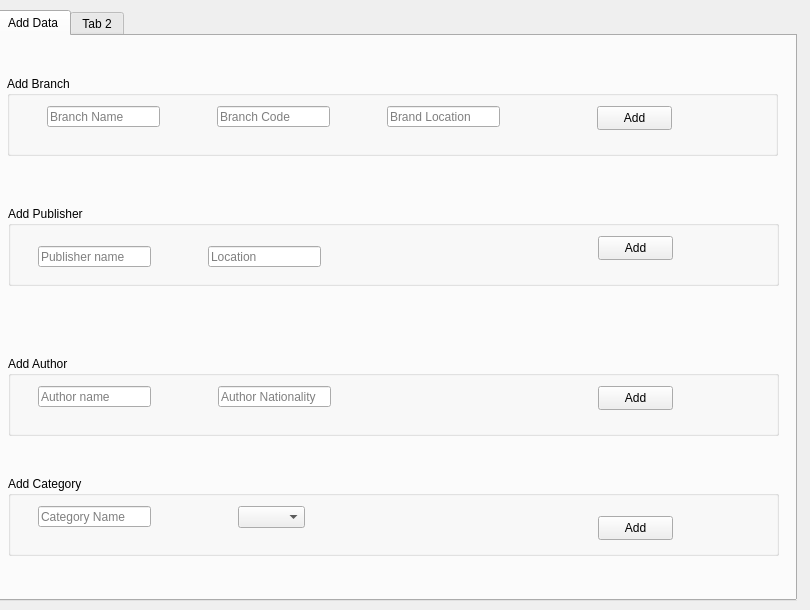
      <widget class="QWidget" name="tab_36">
       <attribute name="title">
        <string>Settings</string>
       </attribute>
       <widget class="QTabWidget" name="tabWidget_10">
        <property name="geometry">
         <rect>
          <x>-4</x>
          <y>10</y>
          <width>801</width>
          <height>591</height>
         </rect>
        </property>
        <property name="currentIndex">
         <number>0</number>
        </property>
        <widget class="QWidget" name="tab_37">
         <attribute name="title">
          <string>Add Data</string>
         </attribute>
         <widget class="QGroupBox" name="groupBox_5">
          <property name="geometry">
           <rect>
            <x>9</x>
            <y>40</y>
            <width>771</width>
            <height>80</height>
           </rect>
          </property>
          <property name="title">
           <string>Add Branch</string>
          </property>
          <widget class="QLineEdit" name="lineEdit_68">
           <property name="geometry">
            <rect>
             <x>40</x>
             <y>30</y>
             <width>113</width>
             <height>21</height>
            </rect>
           </property>
           <property name="placeholderText">
            <string>Branch Name </string>
           </property>
          </widget>
          <widget class="QLineEdit" name="lineEdit_69">
           <property name="geometry">
            <rect>
             <x>210</x>
             <y>30</y>
             <width>113</width>
             <height>21</height>
            </rect>
           </property>
           <property name="placeholderText">
            <string>Branch Code</string>
           </property>
          </widget>
          <widget class="QLineEdit" name="lineEdit_70">
           <property name="geometry">
            <rect>
             <x>380</x>
             <y>30</y>
             <width>113</width>
             <height>21</height>
            </rect>
           </property>
           <property name="placeholderText">
            <string>Brand Location</string>
           </property>
          </widget>
          <widget class="QPushButton" name="pushButton_39">
           <property name="geometry">
            <rect>
             <x>590</x>
             <y>30</y>
             <width>75</width>
             <height>24</height>
            </rect>
           </property>
           <property name="text">
            <string>Add</string>
           </property>
          </widget>
         </widget>
         <widget class="QGroupBox" name="groupBox_6">
          <property name="geometry">
           <rect>
            <x>10</x>
            <y>170</y>
            <width>771</width>
            <height>80</height>
           </rect>
          </property>
          <property name="title">
           <string>Add Publisher</string>
          </property>
          <widget class="QLineEdit" name="lineEdit_71">
           <property name="geometry">
            <rect>
             <x>30</x>
             <y>40</y>
             <width>113</width>
             <height>21</height>
            </rect>
           </property>
           <property name="placeholderText">
            <string>Publisher name</string>
           </property>
          </widget>
          <widget class="QLineEdit" name="lineEdit_72">
           <property name="geometry">
            <rect>
             <x>200</x>
             <y>40</y>
             <width>113</width>
             <height>21</height>
            </rect>
           </property>
           <property name="placeholderText">
            <string>Location</string>
           </property>
          </widget>
          <widget class="QPushButton" name="pushButton_40">
           <property name="geometry">
            <rect>
             <x>590</x>
             <y>30</y>
             <width>75</width>
             <height>24</height>
            </rect>
           </property>
           <property name="text">
            <string>Add</string>
           </property>
          </widget>
         </widget>
         <widget class="QGroupBox" name="groupBox_7">
          <property name="geometry">
           <rect>
            <x>10</x>
            <y>320</y>
            <width>771</width>
            <height>80</height>
           </rect>
          </property>
          <property name="title">
           <string>Add Author</string>
          </property>
          <widget class="QLineEdit" name="lineEdit_73">
           <property name="geometry">
            <rect>
             <x>30</x>
             <y>30</y>
             <width>113</width>
             <height>21</height>
            </rect>
           </property>
           <property name="placeholderText">
            <string>Author name</string>
           </property>
          </widget>
          <widget class="QLineEdit" name="lineEdit_74">
           <property name="geometry">
            <rect>
             <x>210</x>
             <y>30</y>
             <width>113</width>
             <height>21</height>
            </rect>
           </property>
           <property name="placeholderText">
            <string>Author Nationality</string>
           </property>
          </widget>
          <widget class="QPushButton" name="pushButton_41">
           <property name="geometry">
            <rect>
             <x>590</x>
             <y>30</y>
             <width>75</width>
             <height>24</height>
            </rect>
           </property>
           <property name="text">
            <string>Add</string>
           </property>
          </widget>
         </widget>
         <widget class="QGroupBox" name="groupBox_8">
          <property name="geometry">
           <rect>
            <x>10</x>
            <y>440</y>
            <width>771</width>
            <height>80</height>
           </rect>
          </property>
          <property name="title">
           <string>Add Category</string>
          </property>
          <widget class="QLineEdit" name="lineEdit_75">
           <property name="geometry">
            <rect>
             <x>30</x>
             <y>30</y>
             <width>113</width>
             <height>21</height>
            </rect>
           </property>
           <property name="placeholderText">
            <string>Category Name</string>
           </property>
          </widget>
          <widget class="QPushButton" name="pushButton_42">
           <property name="geometry">
            <rect>
             <x>590</x>
             <y>40</y>
             <width>75</width>
             <height>24</height>
            </rect>
           </property>
           <property name="text">
            <string>Add</string>
           </property>
          </widget>
          <widget class="QComboBox" name="comboBox_26">
           <property name="geometry">
            <rect>
             <x>230</x>
             <y>30</y>
             <width>67</width>
             <height>22</height>
            </rect>
           </property>
           <property name="placeholderText">
            <string>---</string>
           </property>
          </widget>
         </widget>
        </widget>
        <widget class="QWidget" name="tab_38">
         <attribute name="title">
          <string>Tab 2</string>
         </attribute>
        </widget>
       </widget>
      </widget>
